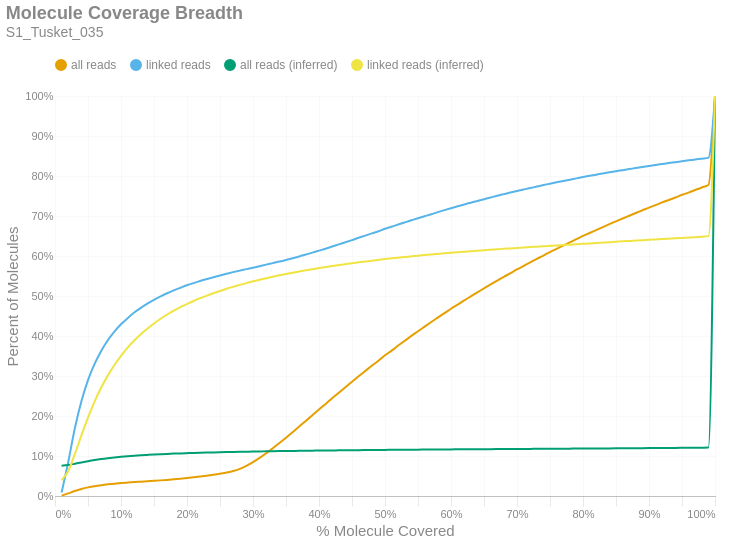

Notebook cell for this chart:
### Markdown cell above
### Molecule Read Coverage
This chart shows molecule coverage breadth as computed by the number of bases aligned to that molecule. In other words, "*how much of each unique long molecule is actually sequenced/aligned?*" Keep in mind there is a distinction between sequences and alignments, since some sequences belonging to a particular molecule may not align well and wouldn't appear in the alignment data. This chart also shows molecule coverage breadth as computed by the *inferred fragment* from which the aligned sequences originate. Unlike read coverage, this calculation takes into account the total insert size, including unsequenced gaps between the forward and reverse reads. Like the previous figures, these are cumulative percents.

### Code cell
if SKIPLR:
    print_html(f"Skipped")
else:
    binned_df = consolidated_hist(valids['coverage_bp'], mask, 0.01, True)
    binned_df_inf = consolidated_hist(valids['coverage_inserts'], mask, 0.01, True)
    binned_df = binned_df.with_columns(pl.lit(binned_df_inf['all reads (cumsum)']).alias('all reads (inferred)'))
    binned_df = binned_df.with_columns(pl.lit(binned_df_inf['linked reads (cumsum)']).alias('linked reads (inferred)'))
    binned_df = binned_df.with_columns(
        (pl.col('bin').cast(pl.Float64) + 0.01).alias('right_edge')
    )

    with SafeRender(binned_df):
        (
            density_plot(binned_df, 'Molecule Coverage Breadth', samplename, 'molcov', ['all reads (inferred)','linked reads (inferred)'])
            .encode(
                #x=alt.X('bin:Q', title="% Molecule Covered").axis(format = '%').scale(padding=0),
                x=alt.X('right_edge:Q', title="% Molecule Covered").axis(format='%').scale(padding=0),
                y=alt.Y('value:Q', title='Percent of Molecules')
                    .axis(format='%')
                    .stack(False)
                    .scale(domainMin=0, padding=0),
                color=alt.Color("key:N").scale(domain = ["all reads", "linked reads", "all reads (inferred)", "linked reads (inferred)"]),
                tooltip = [
                    alt.Tooltip("key:N", title = "Data Type"),
                    alt.Tooltip("range_label:N", title="% Molecule Covered"),
                    alt.Tooltip("value:Q", format = ".2%", title="% Molecules")
                ]
            )
        ).display()

### Figure 1 — Vega-Lite specification as saved in the notebook (floating-point values rounded to 4 significant figures)
{"width": "container", "height": 400, "config": {"title": {"anchor": "start", "dy": -15, "fontSize": 18, "color": "#888888", "subtitleColor": "#888888", "subtitleFontSize": 14}, "arc": {"fill": "#0072B2"}, "axis": {"domainColor": "#888888", "domainWidth": 0.5, "gridWidth": 0.2, "grid": false, "titleFontWeight": 400, "titleFontSize": 15, "labelFontSize": 11, "labelColor": "#888888", "tickColor": "#888888", "tickWidth": 0.2, "titleColor": "#888888"}, "axisBand": {"grid": false}, "axisX": {"grid": true, "tickSize": 10, "domainCap": "round"}, "axisY": {"domain": false, "grid": true, "tickSize": 0, "domainCap": "round"}, "background": "transparent", "header": {"labelFontSize": 15, "labelColor": "#888888", "titleFontSize": 15, "titleFontWeight": 600, "titleColor": "#888888"}, "legend": {"labelFont": "sans-serif", "labelFontSize": 12, "labelColor": "#888888", "symbolSize": 100, "symbolType": "circle", "titleFontSize": 12, "titlePadding": 10, "titleColor": "#888888", "title": null, "orient": "top"}, "range": {"category": ["#E69F00", "#56B4E9", "#009E73", "#F0E442", "#0072B2", "#D55E00", "#CC79A7", "#000000"], "diverging": ["#cfe8f3", "#a2d4ec", "#73bfe2", "#46abdb", "#1696d2", "#12719e"]}, "area": {"fill": "#0072B2", "fillOpacity": 0.7, "line": true, "strokeOpacity": 0.7}, "line": {"color": "#0072B2", "stroke": "#0072B2", "strokeWidth": 2}, "trail": {"color": "#0072B2", "stroke": "#0072B2", "strokeWidth": 0, "size": 1}, "point": {"filled": true, "fillOpacity": 1.0, "size": 95}, "text": {"color": "#888888", "fontSize": 11, "align": "right", "fontWeight": 400, "size": 11}, "bar": {"fill": "#0072B2", "stroke": null}, "view": {"stroke": null, "continuousWidth": 660, "continuousHeight": 400}}, "data": {"name": "data-75d3289a32149fdc3664a3858667b38a"}, "mark": {"type": "line", "interpolate": "monotone", "point": {"opacity": 0, "size": 275}}, "encoding": {"color": {"field": "key", "scale": {"domain": ["all reads", "linked reads", "all reads (inferred)", "linked reads (inferred)"]}, "type": "nominal"}, "tooltip": [{"field": "key", "title": "Data Type", "type": "nominal"}, {"field": "range_label", "title": "% Molecule Covered", "type": "nominal"}, {"field": "value", "format": ".2%", "title": "% Molecules", "type": "quantitative"}], "x": {"axis": {"format": "%"}, "field": "right_edge", "scale": {"padding": 0}, "title": "% Molecule Covered", "type": "quantitative"}, "y": {"axis": {"format": "%"}, "field": "value", "scale": {"domainMin": 0, "padding": 0}, "stack": false, "title": "Percent of Molecules", "type": "quantitative"}}, "params": [{"name": "param_c36ac31b6afebe62", "select": {"type": "point", "fields": ["key"]}, "bind": "legend"}], "title": {"text": "Molecule Coverage Breadth", "subtitle": "S1_Tusket_035"}, "transform": [{"fold": ["all reads (cumsum)", "linked reads (cumsum)", "all reads (inferred)", "linked reads (inferred)"]}, {"calculate": "replace(datum.key, ' (cumsum)', '')", "as": "key"}, {"filter": {"param": "param_c36ac31b6afebe62"}}], "usermeta": {"embedOptions": {"downloadFileName": "S1_Tusket_035.molcov"}}, "$schema": "https://vega.github.io/schema/vega-lite/v6.1.0.json", "datasets": {"data-75d3289a32149fdc3664a3858667b38a": [{"bin": "0.0", "interval": "0.0-0.01", "all reads": 0.0008448, "linked reads": 0.008864, "all reads (cumsum)": 0.0008448, "linked reads (cumsum)": 0.008864, "range_label": "0.0-0.01", "all reads (inferred)": 0.07565, "linked reads (inferred)": 0.03977, "right_edge": 0.01}, {"bin": "0.01", "interval": "0.01-0.02", "all reads": 0.005621, "linked reads": 0.07545, "all reads (cumsum)": 0.006465, "linked reads (cumsum)": 0.08432, "range_label": "0.01-0.02", "all reads (inferred)": 0.07739, "linked reads (inferred)": 0.06185, "right_edge": 0.02}, {"bin": "0.02", "interval": "0.02-0.03", "all reads": 0.006164, "linked reads": 0.08435, "all reads (cumsum)": 0.01263, "linked reads (cumsum)": 0.1687, "range_label": "0.02-0.03", "all reads (inferred)": 0.08048, "linked reads (inferred)": 0.1045, "right_edge": 0.03}, {"bin": "0.03", "interval": "0.03-0.04", "all reads": 0.005046, "linked reads": 0.06828, "all reads (cumsum)": 0.01768, "linked reads (cumsum)": 0.2369, "range_label": "0.03-0.04", "all reads (inferred)": 0.08385, "linked reads (inferred)": 0.1517, "right_edge": 0.04}, {"bin": "0.04", "interval": "0.04-0.05", "all reads": 0.003915, "linked reads": 0.05291, "all reads (cumsum)": 0.02159, "linked reads (cumsum)": 0.2898, "range_label": "0.04-0.05", "all reads (inferred)": 0.08704, "linked reads (inferred)": 0.1961, "right_edge": 0.05}, {"bin": "0.05", "interval": "0.05-0.06", "all reads": 0.003062, "linked reads": 0.04054, "all reads (cumsum)": 0.02465, "linked reads (cumsum)": 0.3304, "range_label": "0.05-0.06", "all reads (inferred)": 0.08989, "linked reads (inferred)": 0.2361, "right_edge": 0.06}, {"bin": "0.06", "interval": "0.06-0.07", "all reads": 0.002428, "linked reads": 0.03233, "all reads (cumsum)": 0.02708, "linked reads (cumsum)": 0.3627, "range_label": "0.06-0.07", "all reads (inferred)": 0.09237, "linked reads (inferred)": 0.2712, "right_edge": 0.07}, {"bin": "0.07", "interval": "0.07-0.08", "all reads": 0.002021, "linked reads": 0.02657, "all reads (cumsum)": 0.0291, "linked reads (cumsum)": 0.3893, "range_label": "0.07-0.08", "all reads (inferred)": 0.09447, "linked reads (inferred)": 0.3009, "right_edge": 0.08}, {"bin": "0.08", "interval": "0.08-0.09", "all reads": 0.001707, "linked reads": 0.02175, "all reads (cumsum)": 0.03081, "linked reads (cumsum)": 0.411, "range_label": "0.08-0.09", "all reads (inferred)": 0.09633, "linked reads (inferred)": 0.3274, "right_edge": 0.09}, {"bin": "0.09", "interval": "0.09-0.1", "all reads": 0.001484, "linked reads": 0.01832, "all reads (cumsum)": 0.03229, "linked reads (cumsum)": 0.4293, "range_label": "0.09-0.1", "all reads (inferred)": 0.09796, "linked reads (inferred)": 0.3504, "right_edge": 0.1}, {"bin": "0.1", "interval": "0.1-0.11", "all reads": 0.001292, "linked reads": 0.01524, "all reads (cumsum)": 0.03358, "linked reads (cumsum)": 0.4446, "range_label": "0.1-0.11", "all reads (inferred)": 0.09942, "linked reads (inferred)": 0.371, "right_edge": 0.11}, {"bin": "0.11", "interval": "0.11-0.12", "all reads": 0.001225, "linked reads": 0.01405, "all reads (cumsum)": 0.03481, "linked reads (cumsum)": 0.4586, "range_label": "0.11-0.12", "all reads (inferred)": 0.1007, "linked reads (inferred)": 0.3887, "right_edge": 0.12}, {"bin": "0.12", "interval": "0.12-0.13", "all reads": 0.001081, "linked reads": 0.01172, "all reads (cumsum)": 0.03589, "linked reads (cumsum)": 0.4703, "range_label": "0.12-0.13", "all reads (inferred)": 0.1018, "linked reads (inferred)": 0.4046, "right_edge": 0.13}, {"bin": "0.13", "interval": "0.13-0.14", "all reads": 0.00106, "linked reads": 0.01055, "all reads (cumsum)": 0.03695, "linked reads (cumsum)": 0.4809, "range_label": "0.13-0.14", "all reads (inferred)": 0.1028, "linked reads (inferred)": 0.4183, "right_edge": 0.14}, {"bin": "0.14", "interval": "0.14-0.15", "all reads": 0.001024, "linked reads": 0.009597, "all reads (cumsum)": 0.03797, "linked reads (cumsum)": 0.4905, "range_label": "0.14-0.15", "all reads (inferred)": 0.1037, "linked reads (inferred)": 0.4314, "right_edge": 0.15}, {"bin": "0.15", "interval": "0.15-0.16", "all reads": 0.001088, "linked reads": 0.008475, "all reads (cumsum)": 0.03906, "linked reads (cumsum)": 0.499, "range_label": "0.15-0.16", "all reads (inferred)": 0.1045, "linked reads (inferred)": 0.4431, "right_edge": 0.16}, {"bin": "0.16", "interval": "0.16-0.17", "all reads": 0.001224, "linked reads": 0.007982, "all reads (cumsum)": 0.04029, "linked reads (cumsum)": 0.507, "range_label": "0.16-0.17", "all reads (inferred)": 0.1053, "linked reads (inferred)": 0.4538, "right_edge": 0.17}, {"bin": "0.17", "interval": "0.17-0.18", "all reads": 0.001341, "linked reads": 0.007135, "all reads (cumsum)": 0.04163, "linked reads (cumsum)": 0.5141, "range_label": "0.17-0.18", "all reads (inferred)": 0.1059, "linked reads (inferred)": 0.4634, "right_edge": 0.18}, {"bin": "0.18", "interval": "0.18-0.19", "all reads": 0.001523, "linked reads": 0.006452, "all reads (cumsum)": 0.04315, "linked reads (cumsum)": 0.5205, "range_label": "0.18-0.19", "all reads (inferred)": 0.1066, "linked reads (inferred)": 0.4721, "right_edge": 0.19}, {"bin": "0.19", "interval": "0.19-0.2", "all reads": 0.00171, "linked reads": 0.0062, "all reads (cumsum)": 0.04486, "linked reads (cumsum)": 0.5267, "range_label": "0.19-0.2", "all reads (inferred)": 0.1071, "linked reads (inferred)": 0.4799, "right_edge": 0.2}, {"bin": "0.2", "interval": "0.2-0.21", "all reads": 0.001816, "linked reads": 0.005511, "all reads (cumsum)": 0.04668, "linked reads (cumsum)": 0.5323, "range_label": "0.2-0.21", "all reads (inferred)": 0.1076, "linked reads (inferred)": 0.4875, "right_edge": 0.21}, {"bin": "0.21", "interval": "0.21-0.22", "all reads": 0.001965, "linked reads": 0.005258, "all reads (cumsum)": 0.04864, "linked reads (cumsum)": 0.5375, "range_label": "0.21-0.22", "all reads (inferred)": 0.1081, "linked reads (inferred)": 0.4945, "right_edge": 0.22}, {"bin": "0.22", "interval": "0.22-0.23", "all reads": 0.002154, "linked reads": 0.004788, "all reads (cumsum)": 0.0508, "linked reads (cumsum)": 0.5423, "range_label": "0.22-0.23", "all reads (inferred)": 0.1086, "linked reads (inferred)": 0.5009, "right_edge": 0.23}, {"bin": "0.23", "interval": "0.23-0.24", "all reads": 0.002336, "linked reads": 0.004691, "all reads (cumsum)": 0.05313, "linked reads (cumsum)": 0.547, "range_label": "0.23-0.24", "all reads (inferred)": 0.109, "linked reads (inferred)": 0.5069, "right_edge": 0.24}, {"bin": "0.24", "interval": "0.24-0.25", "all reads": 0.002608, "linked reads": 0.004479, "all reads (cumsum)": 0.05574, "linked reads (cumsum)": 0.5515, "range_label": "0.24-0.25", "all reads (inferred)": 0.1094, "linked reads (inferred)": 0.5126, "right_edge": 0.25}, {"bin": "0.25", "interval": "0.25-0.26", "all reads": 0.002897, "linked reads": 0.004211, "all reads (cumsum)": 0.05864, "linked reads (cumsum)": 0.5557, "range_label": "0.25-0.26", "all reads (inferred)": 0.1098, "linked reads (inferred)": 0.518, "right_edge": 0.26}, {"bin": "0.26", "interval": "0.26-0.27", "all reads": 0.003755, "linked reads": 0.003952, "all reads (cumsum)": 0.06239, "linked reads (cumsum)": 0.5596, "range_label": "0.26-0.27", "all reads (inferred)": 0.1102, "linked reads (inferred)": 0.523, "right_edge": 0.27}, {"bin": "0.27", "interval": "0.27-0.28", "all reads": 0.005551, "linked reads": 0.003768, "all reads (cumsum)": 0.06794, "linked reads (cumsum)": 0.5634, "range_label": "0.27-0.28", "all reads (inferred)": 0.1105, "linked reads (inferred)": 0.5277, "right_edge": 0.28}, {"bin": "0.28", "interval": "0.28-0.29", "all reads": 0.007584, "linked reads": 0.003731, "all reads (cumsum)": 0.07553, "linked reads (cumsum)": 0.5671, "range_label": "0.28-0.29", "all reads (inferred)": 0.1108, "linked reads (inferred)": 0.5323, "right_edge": 0.29}, {"bin": "0.29", "interval": "0.29-0.3", "all reads": 0.00924, "linked reads": 0.003594, "all reads (cumsum)": 0.08477, "linked reads (cumsum)": 0.5707, "range_label": "0.29-0.3", "all reads (inferred)": 0.1112, "linked reads (inferred)": 0.5367, "right_edge": 0.3}, {"bin": "0.3", "interval": "0.3-0.31", "all reads": 0.01057, "linked reads": 0.003831, "all reads (cumsum)": 0.09533, "linked reads (cumsum)": 0.5746, "range_label": "0.3-0.31", "all reads (inferred)": 0.1114, "linked reads (inferred)": 0.5405, "right_edge": 0.31}, {"bin": "0.31", "interval": "0.31-0.32", "all reads": 0.01155, "linked reads": 0.003946, "all reads (cumsum)": 0.1069, "linked reads (cumsum)": 0.5785, "range_label": "0.31-0.32", "all reads (inferred)": 0.1117, "linked reads (inferred)": 0.5445, "right_edge": 0.32}, {"bin": "0.32", "interval": "0.32-0.33", "all reads": 0.01254, "linked reads": 0.0037, "all reads (cumsum)": 0.1194, "linked reads (cumsum)": 0.5822, "range_label": "0.32-0.33", "all reads (inferred)": 0.112, "linked reads (inferred)": 0.5482, "right_edge": 0.33}, {"bin": "0.33", "interval": "0.33-0.34", "all reads": 0.01292, "linked reads": 0.003806, "all reads (cumsum)": 0.1323, "linked reads (cumsum)": 0.586, "range_label": "0.33-0.34", "all reads (inferred)": 0.1122, "linked reads (inferred)": 0.5517, "right_edge": 0.34}, {"bin": "0.34", "interval": "0.34-0.35", "all reads": 0.01344, "linked reads": 0.004024, "all reads (cumsum)": 0.1458, "linked reads (cumsum)": 0.59, "range_label": "0.34-0.35", "all reads (inferred)": 0.1125, "linked reads (inferred)": 0.555, "right_edge": 0.35}, {"bin": "0.35", "interval": "0.35-0.36", "all reads": 0.01379, "linked reads": 0.00451, "all reads (cumsum)": 0.1596, "linked reads (cumsum)": 0.5945, "range_label": "0.35-0.36", "all reads (inferred)": 0.1127, "linked reads (inferred)": 0.5581, "right_edge": 0.36}, {"bin": "0.36", "interval": "0.36-0.37", "all reads": 0.01395, "linked reads": 0.004311, "all reads (cumsum)": 0.1735, "linked reads (cumsum)": 0.5988, "range_label": "0.36-0.37", "all reads (inferred)": 0.1129, "linked reads (inferred)": 0.5613, "right_edge": 0.37}, {"bin": "0.37", "interval": "0.37-0.38", "all reads": 0.01416, "linked reads": 0.004741, "all reads (cumsum)": 0.1877, "linked reads (cumsum)": 0.6036, "range_label": "0.37-0.38", "all reads (inferred)": 0.1132, "linked reads (inferred)": 0.5642, "right_edge": 0.38}, {"bin": "0.38", "interval": "0.38-0.39", "all reads": 0.01412, "linked reads": 0.004819, "all reads (cumsum)": 0.2018, "linked reads (cumsum)": 0.6084, "range_label": "0.38-0.39", "all reads (inferred)": 0.1134, "linked reads (inferred)": 0.5671, "right_edge": 0.39}, {"bin": "0.39", "interval": "0.39-0.4", "all reads": 0.01448, "linked reads": 0.005003, "all reads (cumsum)": 0.2163, "linked reads (cumsum)": 0.6134, "range_label": "0.39-0.4", "all reads (inferred)": 0.1136, "linked reads (inferred)": 0.5698, "right_edge": 0.4}, {"bin": "0.4", "interval": "0.4-0.41", "all reads": 0.01398, "linked reads": 0.004906, "all reads (cumsum)": 0.2303, "linked reads (cumsum)": 0.6183, "range_label": "0.4-0.41", "all reads (inferred)": 0.1138, "linked reads (inferred)": 0.5726, "right_edge": 0.41}, {"bin": "0.41", "interval": "0.41-0.42", "all reads": 0.0141, "linked reads": 0.005277, "all reads (cumsum)": 0.2444, "linked reads (cumsum)": 0.6236, "range_label": "0.41-0.42", "all reads (inferred)": 0.114, "linked reads (inferred)": 0.575, "right_edge": 0.42}, {"bin": "0.42", "interval": "0.42-0.43", "all reads": 0.01403, "linked reads": 0.005377, "all reads (cumsum)": 0.2584, "linked reads (cumsum)": 0.629, "range_label": "0.42-0.43", "all reads (inferred)": 0.1141, "linked reads (inferred)": 0.5773, "right_edge": 0.43}, {"bin": "0.43", "interval": "0.43-0.44", "all reads": 0.01371, "linked reads": 0.005246, "all reads (cumsum)": 0.2721, "linked reads (cumsum)": 0.6342, "range_label": "0.43-0.44", "all reads (inferred)": 0.1143, "linked reads (inferred)": 0.5797, "right_edge": 0.44}, {"bin": "0.44", "interval": "0.44-0.45", "all reads": 0.0137, "linked reads": 0.005514, "all reads (cumsum)": 0.2858, "linked reads (cumsum)": 0.6397, "range_label": "0.44-0.45", "all reads (inferred)": 0.1145, "linked reads (inferred)": 0.582, "right_edge": 0.45}, {"bin": "0.45", "interval": "0.45-0.46", "all reads": 0.01352, "linked reads": 0.005772, "all reads (cumsum)": 0.2993, "linked reads (cumsum)": 0.6455, "range_label": "0.45-0.46", "all reads (inferred)": 0.1146, "linked reads (inferred)": 0.5841, "right_edge": 0.46}, {"bin": "0.46", "interval": "0.46-0.47", "all reads": 0.01318, "linked reads": 0.005411, "all reads (cumsum)": 0.3125, "linked reads (cumsum)": 0.6509, "range_label": "0.46-0.47", "all reads (inferred)": 0.1148, "linked reads (inferred)": 0.5862, "right_edge": 0.47}, {"bin": "0.47", "interval": "0.47-0.48", "all reads": 0.01313, "linked reads": 0.005532, "all reads (cumsum)": 0.3256, "linked reads (cumsum)": 0.6564, "range_label": "0.47-0.48", "all reads (inferred)": 0.115, "linked reads (inferred)": 0.5883, "right_edge": 0.48}, {"bin": "0.48", "interval": "0.48-0.49", "all reads": 0.01248, "linked reads": 0.005539, "all reads (cumsum)": 0.3381, "linked reads (cumsum)": 0.662, "range_label": "0.48-0.49", "all reads (inferred)": 0.1151, "linked reads (inferred)": 0.5902, "right_edge": 0.49}, {"bin": "0.49", "interval": "0.49-0.5", "all reads": 0.01377, "linked reads": 0.006019, "all reads (cumsum)": 0.3519, "linked reads (cumsum)": 0.668, "range_label": "0.49-0.5", "all reads (inferred)": 0.1153, "linked reads (inferred)": 0.5923, "right_edge": 0.5}, {"bin": "0.5", "interval": "0.5-0.51", "all reads": 0.01144, "linked reads": 0.005283, "all reads (cumsum)": 0.3633, "linked reads (cumsum)": 0.6733, "range_label": "0.5-0.51", "all reads (inferred)": 0.1154, "linked reads (inferred)": 0.5941, "right_edge": 0.51}, {"bin": "0.51", "interval": "0.51-0.52", "all reads": 0.01282, "linked reads": 0.005417, "all reads (cumsum)": 0.3761, "linked reads (cumsum)": 0.6787, "range_label": "0.51-0.52", "all reads (inferred)": 0.1155, "linked reads (inferred)": 0.5959, "right_edge": 0.52}, {"bin": "0.52", "interval": "0.52-0.53", "all reads": 0.01197, "linked reads": 0.005292, "all reads (cumsum)": 0.3881, "linked reads (cumsum)": 0.684, "range_label": "0.52-0.53", "all reads (inferred)": 0.1157, "linked reads (inferred)": 0.5975, "right_edge": 0.53}, {"bin": "0.53", "interval": "0.53-0.54", "all reads": 0.01208, "linked reads": 0.00524, "all reads (cumsum)": 0.4002, "linked reads (cumsum)": 0.6892, "range_label": "0.53-0.54", "all reads (inferred)": 0.1158, "linked reads (inferred)": 0.5992, "right_edge": 0.54}, {"bin": "0.54", "interval": "0.54-0.55", "all reads": 0.01158, "linked reads": 0.00524, "all reads (cumsum)": 0.4118, "linked reads (cumsum)": 0.6945, "range_label": "0.54-0.55", "all reads (inferred)": 0.1159, "linked reads (inferred)": 0.6008, "right_edge": 0.55}, {"bin": "0.55", "interval": "0.55-0.56", "all reads": 0.01171, "linked reads": 0.005052, "all reads (cumsum)": 0.4235, "linked reads (cumsum)": 0.6995, "range_label": "0.55-0.56", "all reads (inferred)": 0.116, "linked reads (inferred)": 0.6023, "right_edge": 0.56}, {"bin": "0.56", "interval": "0.56-0.57", "all reads": 0.01146, "linked reads": 0.00489, "all reads (cumsum)": 0.4349, "linked reads (cumsum)": 0.7044, "range_label": "0.56-0.57", "all reads (inferred)": 0.1162, "linked reads (inferred)": 0.6039, "right_edge": 0.57}, {"bin": "0.57", "interval": "0.57-0.58", "all reads": 0.01111, "linked reads": 0.005264, "all reads (cumsum)": 0.4461, "linked reads (cumsum)": 0.7097, "range_label": "0.57-0.58", "all reads (inferred)": 0.1163, "linked reads (inferred)": 0.6052, "right_edge": 0.58}, {"bin": "0.58", "interval": "0.58-0.59", "all reads": 0.01101, "linked reads": 0.004993, "all reads (cumsum)": 0.4571, "linked reads (cumsum)": 0.7147, "range_label": "0.58-0.59", "all reads (inferred)": 0.1164, "linked reads (inferred)": 0.6066, "right_edge": 0.59}, {"bin": "0.59", "interval": "0.59-0.6", "all reads": 0.01107, "linked reads": 0.004822, "all reads (cumsum)": 0.4681, "linked reads (cumsum)": 0.7195, "range_label": "0.59-0.6", "all reads (inferred)": 0.1165, "linked reads (inferred)": 0.6081, "right_edge": 0.6}, {"bin": "0.6", "interval": "0.6-0.61", "all reads": 0.01027, "linked reads": 0.00466, "all reads (cumsum)": 0.4784, "linked reads (cumsum)": 0.7242, "range_label": "0.6-0.61", "all reads (inferred)": 0.1166, "linked reads (inferred)": 0.6095, "right_edge": 0.61}, {"bin": "0.61", "interval": "0.61-0.62", "all reads": 0.01061, "linked reads": 0.004663, "all reads (cumsum)": 0.489, "linked reads (cumsum)": 0.7288, "range_label": "0.61-0.62", "all reads (inferred)": 0.1167, "linked reads (inferred)": 0.6108, "right_edge": 0.62}, {"bin": "0.62", "interval": "0.62-0.63", "all reads": 0.01014, "linked reads": 0.004438, "all reads (cumsum)": 0.4991, "linked reads (cumsum)": 0.7333, "range_label": "0.62-0.63", "all reads (inferred)": 0.1169, "linked reads (inferred)": 0.6121, "right_edge": 0.63}, {"bin": "0.63", "interval": "0.63-0.64", "all reads": 0.01008, "linked reads": 0.00446, "all reads (cumsum)": 0.5092, "linked reads (cumsum)": 0.7377, "range_label": "0.63-0.64", "all reads (inferred)": 0.117, "linked reads (inferred)": 0.6132, "right_edge": 0.64}, {"bin": "0.64", "interval": "0.64-0.65", "all reads": 0.009814, "linked reads": 0.004261, "all reads (cumsum)": 0.519, "linked reads (cumsum)": 0.742, "range_label": "0.64-0.65", "all reads (inferred)": 0.1171, "linked reads (inferred)": 0.6145, "right_edge": 0.65}, {"bin": "0.65", "interval": "0.65-0.66", "all reads": 0.01001, "linked reads": 0.004361, "all reads (cumsum)": 0.529, "linked reads (cumsum)": 0.7463, "range_label": "0.65-0.66", "all reads (inferred)": 0.1172, "linked reads (inferred)": 0.6157, "right_edge": 0.66}, {"bin": "0.66", "interval": "0.66-0.67", "all reads": 0.009462, "linked reads": 0.004286, "all reads (cumsum)": 0.5385, "linked reads (cumsum)": 0.7506, "range_label": "0.66-0.67", "all reads (inferred)": 0.1173, "linked reads (inferred)": 0.6169, "right_edge": 0.67}, {"bin": "0.67", "interval": "0.67-0.68", "all reads": 0.009468, "linked reads": 0.004021, "all reads (cumsum)": 0.548, "linked reads (cumsum)": 0.7546, "range_label": "0.67-0.68", "all reads (inferred)": 0.1174, "linked reads (inferred)": 0.618, "right_edge": 0.68}, {"bin": "0.68", "interval": "0.68-0.69", "all reads": 0.009104, "linked reads": 0.003968, "all reads (cumsum)": 0.5571, "linked reads (cumsum)": 0.7586, "range_label": "0.68-0.69", "all reads (inferred)": 0.1175, "linked reads (inferred)": 0.619, "right_edge": 0.69}, {"bin": "0.69", "interval": "0.69-0.7", "all reads": 0.009266, "linked reads": 0.003824, "all reads (cumsum)": 0.5663, "linked reads (cumsum)": 0.7624, "range_label": "0.69-0.7", "all reads (inferred)": 0.1176, "linked reads (inferred)": 0.62, "right_edge": 0.7}, {"bin": "0.7", "interval": "0.7-0.71", "all reads": 0.008877, "linked reads": 0.003756, "all reads (cumsum)": 0.5752, "linked reads (cumsum)": 0.7662, "range_label": "0.7-0.71", "all reads (inferred)": 0.1177, "linked reads (inferred)": 0.6212, "right_edge": 0.71}, {"bin": "0.71", "interval": "0.71-0.72", "all reads": 0.008755, "linked reads": 0.003709, "all reads (cumsum)": 0.584, "linked reads (cumsum)": 0.7699, "range_label": "0.71-0.72", "all reads (inferred)": 0.1178, "linked reads (inferred)": 0.6222, "right_edge": 0.72}, {"bin": "0.72", "interval": "0.72-0.73", "all reads": 0.008763, "linked reads": 0.003597, "all reads (cumsum)": 0.5927, "linked reads (cumsum)": 0.7735, "range_label": "0.72-0.73", "all reads (inferred)": 0.1179, "linked reads (inferred)": 0.6233, "right_edge": 0.73}, {"bin": "0.73", "interval": "0.73-0.74", "all reads": 0.008388, "linked reads": 0.00375, "all reads (cumsum)": 0.6011, "linked reads (cumsum)": 0.7773, "range_label": "0.73-0.74", "all reads (inferred)": 0.118, "linked reads (inferred)": 0.6244, "right_edge": 0.74}, {"bin": "0.74", "interval": "0.74-0.75", "all reads": 0.008815, "linked reads": 0.003454, "all reads (cumsum)": 0.6099, "linked reads (cumsum)": 0.7807, "range_label": "0.74-0.75", "all reads (inferred)": 0.1181, "linked reads (inferred)": 0.6254, "right_edge": 0.75}, {"bin": "0.75", "interval": "0.75-0.76", "all reads": 0.007976, "linked reads": 0.003435, "all reads (cumsum)": 0.6179, "linked reads (cumsum)": 0.7841, "range_label": "0.75-0.76", "all reads (inferred)": 0.1182, "linked reads (inferred)": 0.6263, "right_edge": 0.76}, {"bin": "0.76", "interval": "0.76-0.77", "all reads": 0.008167, "linked reads": 0.003379, "all reads (cumsum)": 0.6261, "linked reads (cumsum)": 0.7875, "range_label": "0.76-0.77", "all reads (inferred)": 0.1183, "linked reads (inferred)": 0.6274, "right_edge": 0.77}, {"bin": "0.77", "interval": "0.77-0.78", "all reads": 0.007971, "linked reads": 0.003335, "all reads (cumsum)": 0.6341, "linked reads (cumsum)": 0.7909, "range_label": "0.77-0.78", "all reads (inferred)": 0.1184, "linked reads (inferred)": 0.6284, "right_edge": 0.78}, {"bin": "0.78", "interval": "0.78-0.79", "all reads": 0.007886, "linked reads": 0.003185, "all reads (cumsum)": 0.6419, "linked reads (cumsum)": 0.794, "range_label": "0.78-0.79", "all reads (inferred)": 0.1185, "linked reads (inferred)": 0.6295, "right_edge": 0.79}, {"bin": "0.79", "interval": "0.79-0.8", "all reads": 0.00816, "linked reads": 0.003279, "all reads (cumsum)": 0.6501, "linked reads (cumsum)": 0.7973, "range_label": "0.79-0.8", "all reads (inferred)": 0.1186, "linked reads (inferred)": 0.6305, "right_edge": 0.8}, {"bin": "0.8", "interval": "0.8-0.81", "all reads": 0.007309, "linked reads": 0.003104, "all reads (cumsum)": 0.6574, "linked reads (cumsum)": 0.8004, "range_label": "0.8-0.81", "all reads (inferred)": 0.1187, "linked reads (inferred)": 0.6314, "right_edge": 0.81}, {"bin": "0.81", "interval": "0.81-0.82", "all reads": 0.007483, "linked reads": 0.00293, "all reads (cumsum)": 0.6649, "linked reads (cumsum)": 0.8034, "range_label": "0.81-0.82", "all reads (inferred)": 0.1188, "linked reads (inferred)": 0.6325, "right_edge": 0.82}, {"bin": "0.82", "interval": "0.82-0.83", "all reads": 0.007471, "linked reads": 0.003042, "all reads (cumsum)": 0.6724, "linked reads (cumsum)": 0.8064, "range_label": "0.82-0.83", "all reads (inferred)": 0.1189, "linked reads (inferred)": 0.6335, "right_edge": 0.83}, {"bin": "0.83", "interval": "0.83-0.84", "all reads": 0.007285, "linked reads": 0.002846, "all reads (cumsum)": 0.6797, "linked reads (cumsum)": 0.8092, "range_label": "0.83-0.84", "all reads (inferred)": 0.1191, "linked reads (inferred)": 0.6345, "right_edge": 0.84}, {"bin": "0.84", "interval": "0.84-0.85", "all reads": 0.007005, "linked reads": 0.002746, "all reads (cumsum)": 0.6867, "linked reads (cumsum)": 0.812, "range_label": "0.84-0.85", "all reads (inferred)": 0.1192, "linked reads (inferred)": 0.6355, "right_edge": 0.85}, {"bin": "0.85", "interval": "0.85-0.86", "all reads": 0.00706, "linked reads": 0.002596, "all reads (cumsum)": 0.6937, "linked reads (cumsum)": 0.8146, "range_label": "0.85-0.86", "all reads (inferred)": 0.1193, "linked reads (inferred)": 0.6366, "right_edge": 0.86}, {"bin": "0.86", "interval": "0.86-0.87", "all reads": 0.006915, "linked reads": 0.002662, "all reads (cumsum)": 0.7006, "linked reads (cumsum)": 0.8172, "range_label": "0.86-0.87", "all reads (inferred)": 0.1194, "linked reads (inferred)": 0.6376, "right_edge": 0.87}, {"bin": "0.87", "interval": "0.87-0.88", "all reads": 0.006951, "linked reads": 0.002721, "all reads (cumsum)": 0.7076, "linked reads (cumsum)": 0.82, "range_label": "0.87-0.88", "all reads (inferred)": 0.1195, "linked reads (inferred)": 0.6385, "right_edge": 0.88}, {"bin": "0.88", "interval": "0.88-0.89", "all reads": 0.006673, "linked reads": 0.002612, "all reads (cumsum)": 0.7143, "linked reads (cumsum)": 0.8226, "range_label": "0.88-0.89", "all reads (inferred)": 0.1196, "linked reads (inferred)": 0.6395, "right_edge": 0.89}, {"bin": "0.89", "interval": "0.89-0.9", "all reads": 0.006736, "linked reads": 0.002543, "all reads (cumsum)": 0.721, "linked reads (cumsum)": 0.8251, "range_label": "0.89-0.9", "all reads (inferred)": 0.1197, "linked reads (inferred)": 0.6406, "right_edge": 0.9}, {"bin": "0.9", "interval": "0.9-0.91", "all reads": 0.006206, "linked reads": 0.00249, "all reads (cumsum)": 0.7272, "linked reads (cumsum)": 0.8276, "range_label": "0.9-0.91", "all reads (inferred)": 0.1199, "linked reads (inferred)": 0.6415, "right_edge": 0.91}, {"bin": "0.91", "interval": "0.91-0.92", "all reads": 0.006898, "linked reads": 0.002381, "all reads (cumsum)": 0.7341, "linked reads (cumsum)": 0.83, "range_label": "0.91-0.92", "all reads (inferred)": 0.12, "linked reads (inferred)": 0.6425, "right_edge": 0.92}, {"bin": "0.92", "interval": "0.92-0.93", "all reads": 0.005891, "linked reads": 0.002388, "all reads (cumsum)": 0.74, "linked reads (cumsum)": 0.8324, "range_label": "0.92-0.93", "all reads (inferred)": 0.1201, "linked reads (inferred)": 0.6434, "right_edge": 0.93}, {"bin": "0.93", "interval": "0.93-0.94", "all reads": 0.006299, "linked reads": 0.002182, "all reads (cumsum)": 0.7463, "linked reads (cumsum)": 0.8346, "range_label": "0.93-0.94", "all reads (inferred)": 0.1202, "linked reads (inferred)": 0.6442, "right_edge": 0.94}, {"bin": "0.94", "interval": "0.94-0.95", "all reads": 0.006762, "linked reads": 0.002316, "all reads (cumsum)": 0.7531, "linked reads (cumsum)": 0.8369, "range_label": "0.94-0.95", "all reads (inferred)": 0.1204, "linked reads (inferred)": 0.6452, "right_edge": 0.95}, {"bin": "0.95", "interval": "0.95-0.96", "all reads": 0.00546, "linked reads": 0.002219, "all reads (cumsum)": 0.7585, "linked reads (cumsum)": 0.8391, "range_label": "0.95-0.96", "all reads (inferred)": 0.1205, "linked reads (inferred)": 0.6462, "right_edge": 0.96}, {"bin": "0.96", "interval": "0.96-0.97", "all reads": 0.006377, "linked reads": 0.002067, "all reads (cumsum)": 0.7649, "linked reads (cumsum)": 0.8412, "range_label": "0.96-0.97", "all reads (inferred)": 0.1206, "linked reads (inferred)": 0.6472, "right_edge": 0.97}, {"bin": "0.97", "interval": "0.97-0.98", "all reads": 0.006498, "linked reads": 0.002154, "all reads (cumsum)": 0.7714, "linked reads (cumsum)": 0.8433, "range_label": "0.97-0.98", "all reads (inferred)": 0.1208, "linked reads (inferred)": 0.6483, "right_edge": 0.98}, {"bin": "0.98", "interval": "0.98-0.99", "all reads": 0.006072, "linked reads": 0.00207, "all reads (cumsum)": 0.7775, "linked reads (cumsum)": 0.8454, "range_label": "0.98-0.99", "all reads (inferred)": 0.121, "linked reads (inferred)": 0.6497, "right_edge": 0.99}, {"bin": "0.99", "interval": "0.99-1.0", "all reads": 0.2225, "linked reads": 0.1546, "all reads (cumsum)": 1.0, "linked reads (cumsum)": 1.0, "range_label": "0.99-1.0", "all reads (inferred)": 1.0, "linked reads (inferred)": 1.0, "right_edge": 1.0}]}}
